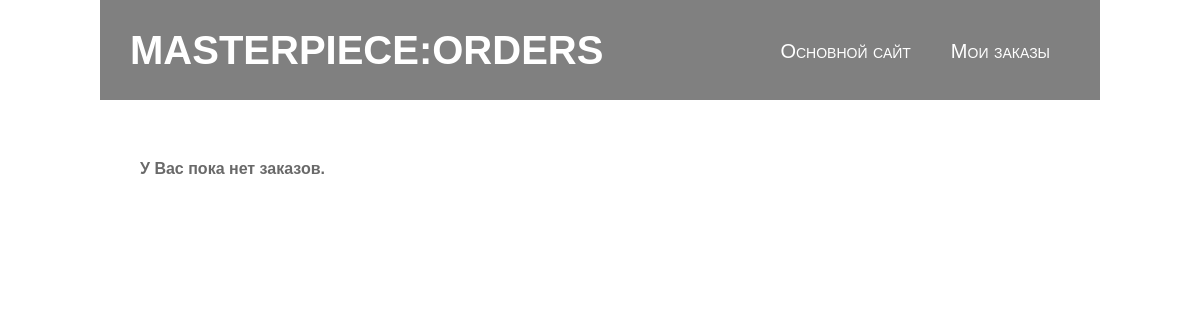
/order/ (signed in), run on an earlier commit of the app's database.
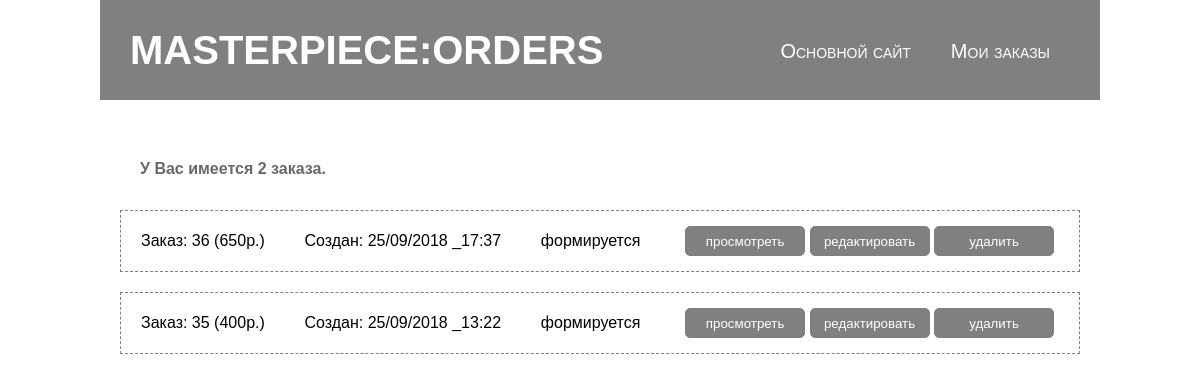
And on a later commit of the database.
### orderapp/models.py (models this page shows, shortened)
class Order(models.Model):
    FORMING = 'FM'
    SENT_TO_PROCEED = 'STP'
    PROCEEDED = 'PRD'
    PAID = 'PD'
    READY = 'RDY'
    CANCELED = 'CNC'
    ORDER_STATUS_CHOICES = (
        (FORMING, 'формируется'),
        (SENT_TO_PROCEED, ''),
        (PROCEEDED, 'обрабатывается'),
        (PAID, 'оплачено'),
        (READY, 'готов'),
        (CANCELED, 'отменено')
    )
    user = models.ForeignKey(settings.AUTH_USER_MODEL, on_delete=models.CASCADE)
    created = models.DateTimeField(verbose_name='создан', auto_now_add=True)
    updated = models.DateTimeField(verbose_name='обновлен', auto_now=True)
    status = models.CharField(verbose_name='статус', max_length=3, choices=ORDER_STATUS_CHOICES, default=FORMING)
    is_active = models.BooleanField(verbose_name='активен', default=True)
    class Meta:
        ordering =('-created',)
        verbose_name = 'заказ'
        verbose_name_plural = 'заказы'
    def __str__(self):
        return f'Заказ: {self.id}'
    @cached_property
    def get_items_cached(self):
        items = self.orderitems.select_related()
        return items
    def get_total_cost(self):
        items = self.get_items_cached
        return sum(list(map(lambda x: x.get_item_cost(), items)))

class OrderItem(models.Model):
    order = models.ForeignKey(Order, related_name='orderitems', on_delete=models.CASCADE)
    item = models.ForeignKey(Item, verbose_name='продукт', on_delete=models.CASCADE)
    quantity = models.PositiveIntegerField(verbose_name='количество', default=0)
    objects = OrderItemsQuerySet.as_manager()
    def get_item_cost(self):
        return self.item.price * self.quantity

### mainapp/models.py (models this page shows, shortened)
class Item(models.Model):
    name = models.CharField(max_length=256)
    author = models.ForeignKey(Author, null=True, on_delete=models.SET_NULL)
    category = models.ForeignKey(Category, null=True, on_delete=models.SET_NULL)
    img = models.ImageField(upload_to='media', blank = True)
    short_desc = models.CharField(max_length=256, null=True)
    detailed_desc = models.TextField(blank=True)
    years = models.CharField(max_length=32, null=True)
    tech = models.CharField(max_length=64, null=True)
    width = models.SmallIntegerField(null=True)
    height = models.SmallIntegerField(null=True)
    price = models.DecimalField(max_digits=7, decimal_places=0, default=0)
    quantity = models.PositiveIntegerField(default=0)
    is_active = models.BooleanField(default=True)
    discount = models.PositiveSmallIntegerField(default=0)

### orderapp/views.py (the view)
# urls.py: path('', ordersappv.OrderList.as_view(), name='order_list'),
class OrderList(ListView):
    model = Order
    def get_queryset(self):
        order = Order.objects.filter(user=self.request.user)
        return order
    def get_context_data(self, *, object_list=None, **kwargs):
        data = super(OrderList, self).get_context_data(**kwargs)
        data['app'] = ':orders'
        return data

### orderapp/templates/orderapp/order_list.html
{% extends 'orderapp/base.html' %}
{% load staticfiles %}
{% load order_tags %}
{% block content %}
<div class="content">
    <div class="captions">
        {% if object_list.count == 1  %}
            У Вас имеется 1 заказ.
        {% elif object_list.count|get_digit:"1" > 1 and object_list.count|get_digit:"1" < 5 %}
            У Вас имеется {{object_list.count}} заказа.
        {% elif object_list.count|get_digit:"1" >= 5 %}
            У Вас имеется {{object_list.count}} заказа.
        {% else %}
             У Вас пока нет заказов.
        {% endif %}
    </div>
    {% for item in object_list %}
        <div class="order_list_item">
            <div class="name">{{item}} ({{item.get_total_cost}}p.)</div>
            <div class="name">Создан: {{item.created|date:"d/m/Y _H:i"}}</div>
            <div class="name">{{item.get_status_display}}</div>
        <div class="actions">
            <a href="{% url 'orders:order_detail' item.pk %}"><button type="button">просмотреть</button></a>
            <a href="{% url 'orders:order_update' item.pk %}"><button type="button">редактировать</button></a>
            <a href="{% url 'orders:order_delete' item.pk %}"><button type="button">удалить</button></a>
        </div>
        </div>
    {% endfor %}
</div>
{% endblock %}

What changed in the data, as far as the page shows it:
added Order: id "Заказ: 36", get_total_cost "650", created "25/09/2018 _17:37", status "формируется"
added Order: id "Заказ: 35", get_total_cost "400", created "25/09/2018 _13:22", status "формируется"
Also different on the page:
{{ object_list.count }}: (not shown) → "2"
text no longer shown: "У Вас пока нет заказов."
text now shown: "У Вас имеется заказа."
